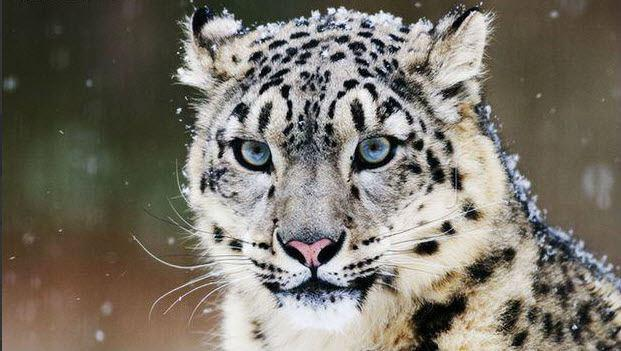
#> input picture Lab6/img1.jpg, 621 x 351 px, given in place of the camera
$ jupyter execute --allow-errors Lab8.ipynb   (text cells are left out)
#> lines starting #> are read from the running program, lines starting #| are printed output that depends on the picture; after the words box and inside, x2 and y2 are one past the last pixel; in counts of white or black regions, pixels touching at a corner belong together
[cell 1]
# Import required package
import cv2
import numpy as np
import os
from sklearn.model_selection import train_test_split
from sklearn.preprocessing import StandardScaler
from sklearn.metrics import accuracy_score
from sklearn.svm import SVC
from sklearn.ensemble import RandomForestClassifier
from sklearn.ensemble import AdaBoostClassifier
from sklearn.tree import DecisionTreeClassifier

[cell 2]
# Open a video capture object (camera)
cap = cv2.VideoCapture(0)

# Hyperparameters
maxCorners = 100

# Generate random colors for visualizing feature points
color = np.random.randint(0, 255, (maxCorners, 3))

# Parameters for goodFeaturesToTrack
feature_params = dict(maxCorners=maxCorners,
                      qualityLevel=0.3,
                      minDistance=7,
                      blockSize=7)

# Parameters for Lucas-Kanade optical flow
lk_params = dict(winSize=(15, 15),
                 maxLevel=2,
                 criteria=(cv2.TERM_CRITERIA_EPS | cv2.TERM_CRITERIA_COUNT, 10, 0.03))

# Take the first frame and find corners in it
ret, old_frame = cap.read()
#> old_frame is the input picture: shape (351, 621, 3); mean B, G, R 104.9, 115.3, 120.7
old_gray = cv2.cvtColor(old_frame, cv2.COLOR_BGR2GRAY)
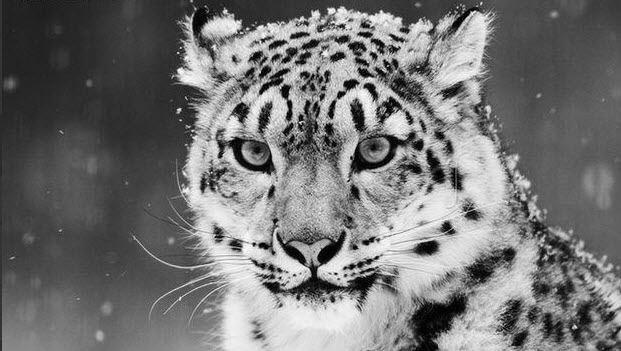
#> old_gray: shape (351, 621); min 0, max 255, mean 115.7

# Find good features to track in the first frame
p0 = cv2.goodFeaturesToTrack(old_gray, mask=None, **feature_params)
#> p0 = 100 rows, first 8: [300, 121], [255, 244], [574, 326], [262, 40], [342, 27], [377, 239], [329, 10], [410, 122]

# Create a mask image for drawing purposes
mask = np.zeros_like(old_frame)

while True:
    # Read the current frame
    ret, frame = cap.read()
    frame_gray = cv2.cvtColor(frame, cv2.COLOR_BGR2GRAY)

    # Calculate optical flow using Lucas-Kanade method
    p1, st, err = cv2.calcOpticalFlowPyrLK(old_gray, frame_gray, p0, None, **lk_params)
#> p1 has the same summary as p0; st = 100 values from 1 to 1; err = 100 values from 0 to 0

    # Select good points
    good_new = p1[st == 1]
#> good_new = 100 pairs, first value 175 to 574, second value 10 to 326
    good_old = p0[st == 1]
#> good_old has the same summary as good_new

    # Draw the tracks
    for i, (new, old) in enumerate(zip(good_new, good_old)):
        a, b = new.ravel().astype(int)
        c, d = old.ravel().astype(int)

        # Draw line and circle for each feature point
        mask = cv2.line(mask, (a, b), (c, d), color[i].tolist(), 2)
        frame = cv2.circle(frame, (a, b), 5, color[i].tolist(), -1)
#> this loop made 100 passes
#> (a, b, c, d) on passes 1 to 12: (300, 121, 300, 121), (255, 244, 255, 244), (574, 326, 574, 326), (262, 40, 262, 40), (342, 27, 342, 27), (377, 239, 377, 239), (329, 10, 329, 10), (410, 122, 410, 122), (365, 86, 365, 86), (356, 83, 356, 83), (278, 279, 278, 279), (180, 70, 180, 70)
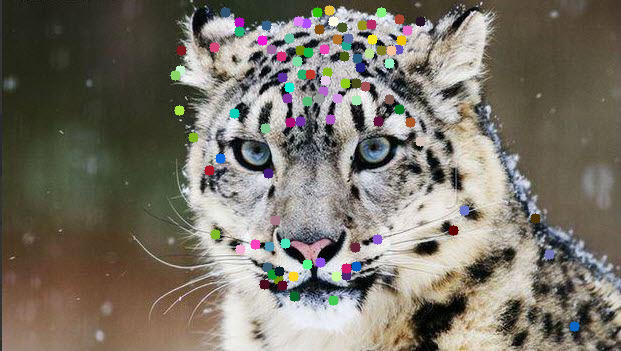
#> frame: shape (351, 621, 3); mean B, G, R 104.7, 115.5, 121.1
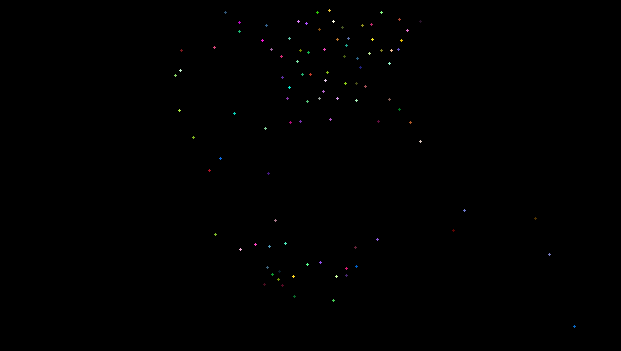
#> mask: shape (351, 621, 3); mean of channels 0, 1, 2 0.3, 0.3, 0.3; drawn as B, G, R

    # Combine the frame with the mask to visualize the tracks
    img = cv2.add(frame, mask)

    # Display the result
    cv2.imshow('Optical Flow', img)

    # Press 'Esc' to exit the loop
    k = cv2.waitKey(25)
#> (key Esc is pressed here)
    if k == 27:
        break

    # Update the previous frame and feature points
    old_gray = frame_gray.copy()
    p0 = good_new.reshape(-1, 1, 2)

# Release the video capture object and close all windows
cv2.destroyAllWindows()
cap.release()

[cell 3]
# Open a video capture object (camera)
cap = cv2.VideoCapture(0)

# Read the first frame
ret, first_frame = cap.read()

# Convert the first frame to grayscale
prev_gray = cv2.cvtColor(first_frame, cv2.COLOR_BGR2GRAY)

# Create a mask with maximum saturation
mask = np.zeros_like(first_frame)
mask[..., 1] = 255  # Saturation to maximum

while True:
    # Read the current frame
    ret, frame = cap.read()

    # Display the input frame
    cv2.imshow("Input", frame)

    # Convert the current frame to grayscale
    gray = cv2.cvtColor(frame, cv2.COLOR_BGR2GRAY)

    # Calculate dense optical flow using the Farneback method
    flow = cv2.calcOpticalFlowFarneback(prev_gray, gray, None, 0.5, 3, 15, 3, 5, 1.2, 0)

    # Calculate magnitude and angle of the 2D vectors
    magnitude, angle = cv2.cartToPolar(flow[..., 0], flow[..., 1])
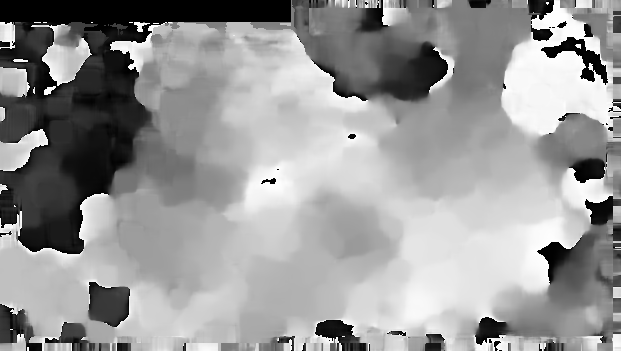
#> angle: shape (351, 621) float32; min 0, max 6.28, mean 3.75; drawn with min black and max white

    # Set image hue according to the optical flow direction
    mask[..., 0] = angle * 180 / np.pi / 2
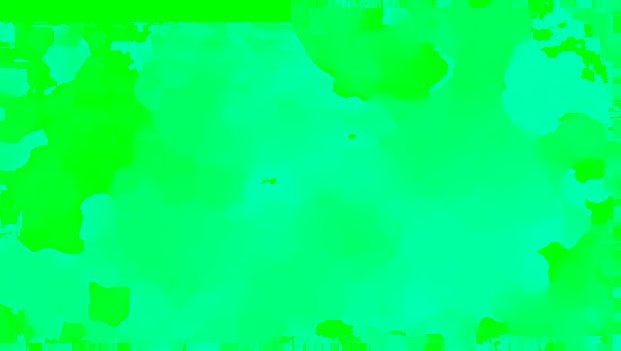
#> mask: shape (351, 621, 3); mean of channels 0, 1, 2 106.9, 255, 0; drawn as B, G, R

    # Set image value according to the optical flow magnitude (normalized)
    mask[..., 2] = cv2.normalize(magnitude, None, 0, 255, cv2.NORM_MINMAX)
#> mask: shape (351, 621, 3); 1.61% of pixels changed, all inside (x1, y1, x2, y2) = (0, 0, 621, 351)

    # Convert HSV to RGB (BGR) color representation
    rgb = cv2.cvtColor(mask, cv2.COLOR_HSV2BGR)

    # Display the dense optical flow
    cv2.imshow("Dense Optical Flow", rgb)

    # Update the previous frame
    prev_gray = gray

    # Press 'Esc' to exit the loop
    k = cv2.waitKey(25)
#> (key Esc is pressed here)
    if k == 27:
        break

# Release the video capture object and close all windows
cap.release()
cv2.destroyAllWindows()

$ run again, on Lab6/img2.jpg
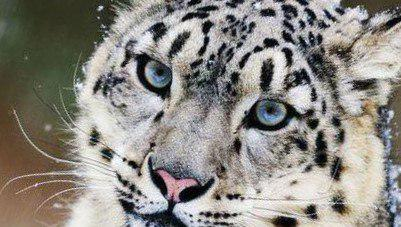
#> input picture Lab6/img2.jpg, 401 x 227 px, given in place of the camera
#> old_frame is the input picture: shape (227, 401, 3); mean B, G, R 130.1, 136.1, 139.5
#> p0 = 100 rows, first 8: [125, 160], [210, 60], [205, 34], [306, 7], [276, 43], [313, 99], [135, 199], [327, 25]
#> p1 has the same summary as p0; st = 100 values from 1 to 1; err = 100 values from 0 to 0
#> good_new = 100 pairs, first value 76 to 393, second value 3 to 221
#> good_old has the same summary as good_new
#> the loop `for i, (new, old) in enumerate(zip(good_new, good_old)):` made 100 passes
#> (a, b, c, d) on passes 1 to 8: (125, 160, 125, 160), (210, 60, 210, 60), (205, 34, 205, 34), (306, 7, 306, 7), (276, 43, 276, 43), (313, 99, 313, 99), (135, 199, 135, 199), (327, 25, 327, 25)
#> after the loop `for i, (new, old) in enumerate(zip(good_new, good_old)):`:
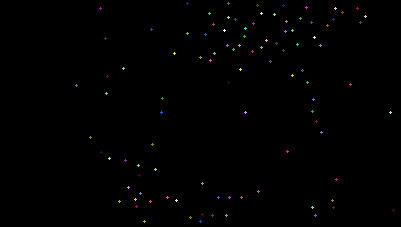
#> mask: shape (227, 401, 3); mean of channels 0, 1, 2 0.6, 0.7, 0.7; drawn as B, G, R
#> `mask[..., 0] = angle * 180 / np.pi / 2`:
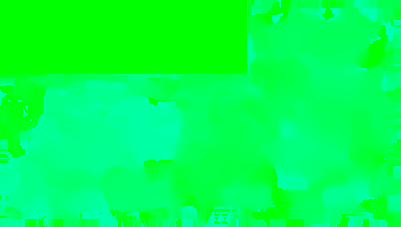
#> mask: shape (227, 401, 3); mean of channels 0, 1, 2 80, 255, 0; drawn as B, G, R

$ run again, on Lab6/img3.jpg
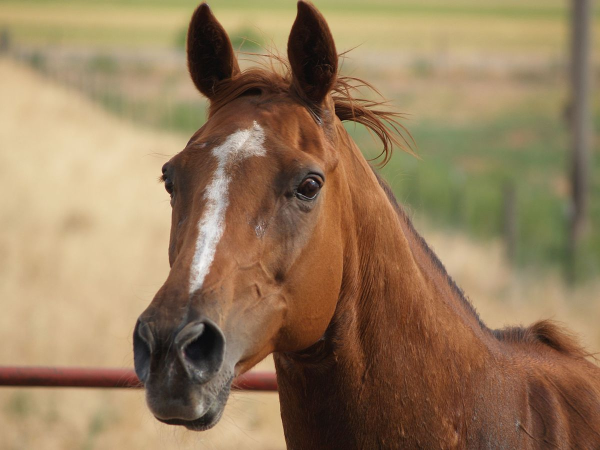
#> input picture Lab6/img3.jpg, 1200 x 900 px, given in place of the camera (shown at 1/2 size)
#> old_frame is the input picture: shape (900, 1200, 3); mean B, G, R 92.5, 124.5, 150.2
#> `old_gray = cv2.cvtColor(old_frame, cv2.COLOR_BGR2GRAY)`:
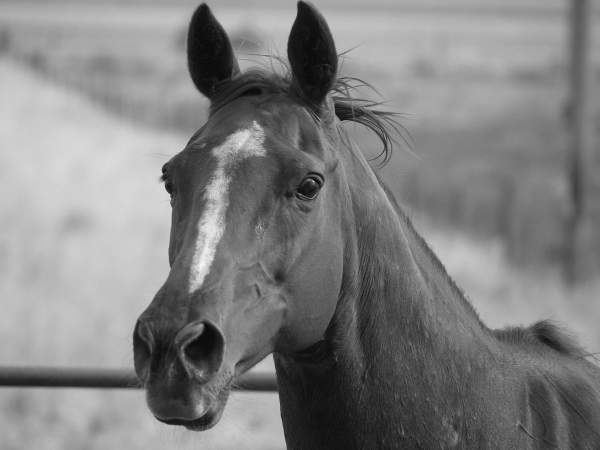
#> old_gray: shape (900, 1200) (shown at 1/2 size); min 3, max 252, mean 128.6
#> p0 = 17 rows, first 8: [340, 389], [627, 364], [325, 349], [519, 454], [682, 240], [543, 707], [327, 364], [690, 179]
#> p1 has the same summary as p0; st = 17 values from 1 to 1; err = 17 values from 0 to 0
#> good_new has the same summary as p0
#> good_old has the same summary as p0
#> the loop `for i, (new, old) in enumerate(zip(good_new, good_old)):` made 17 passes
#> (a, b, c, d) on passes 1 to 8: (340, 389, 340, 389), (627, 364, 627, 364), (325, 349, 325, 349), (519, 454, 519, 454), (682, 240, 682, 240), (543, 707, 543, 707), (327, 364, 327, 364), (690, 179, 690, 179)
#> `mask[..., 0] = angle * 180 / np.pi / 2`:
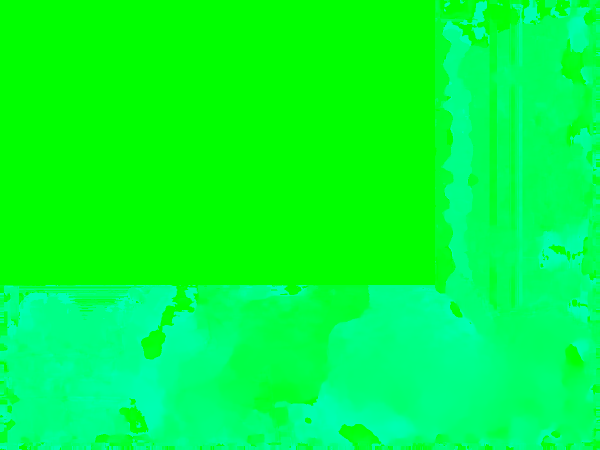
#> mask: shape (900, 1200, 3) (shown at 1/2 size); mean of channels 0, 1, 2 57.6, 255, 0; drawn as B, G, R
